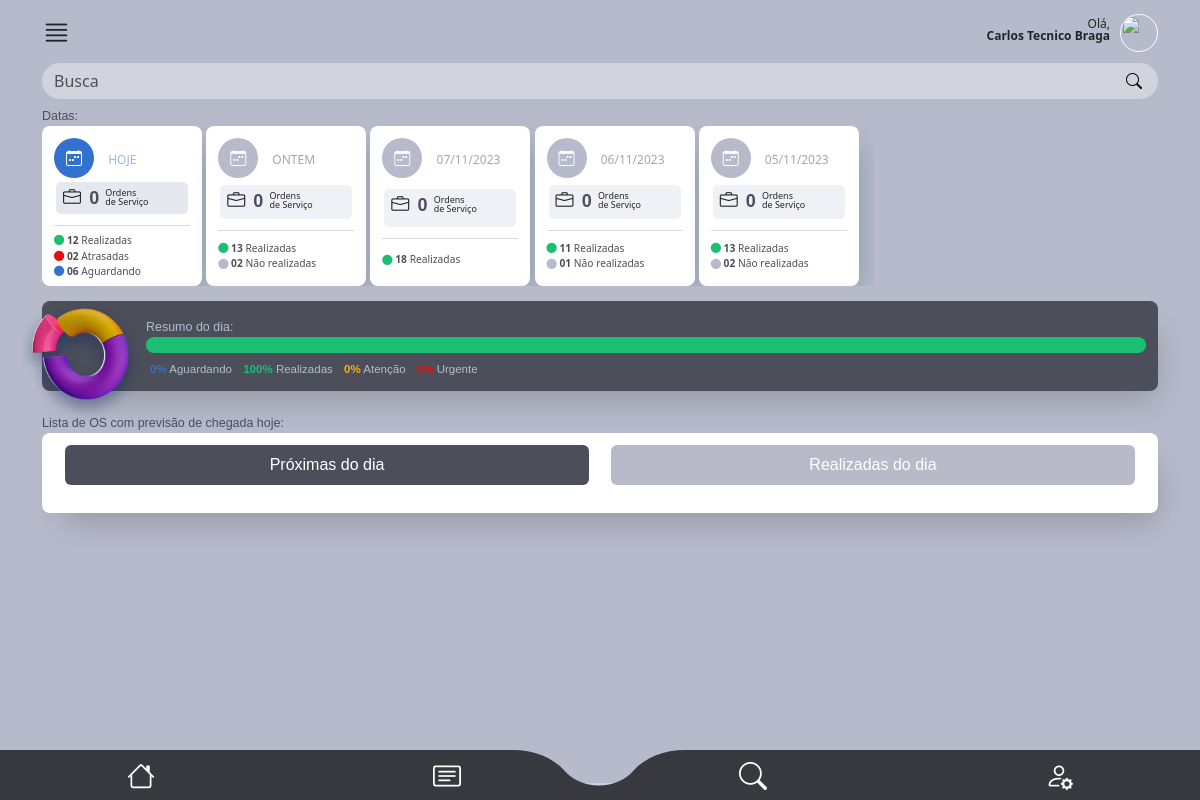
The app's page /main/dashboard/ (signed in), older data.
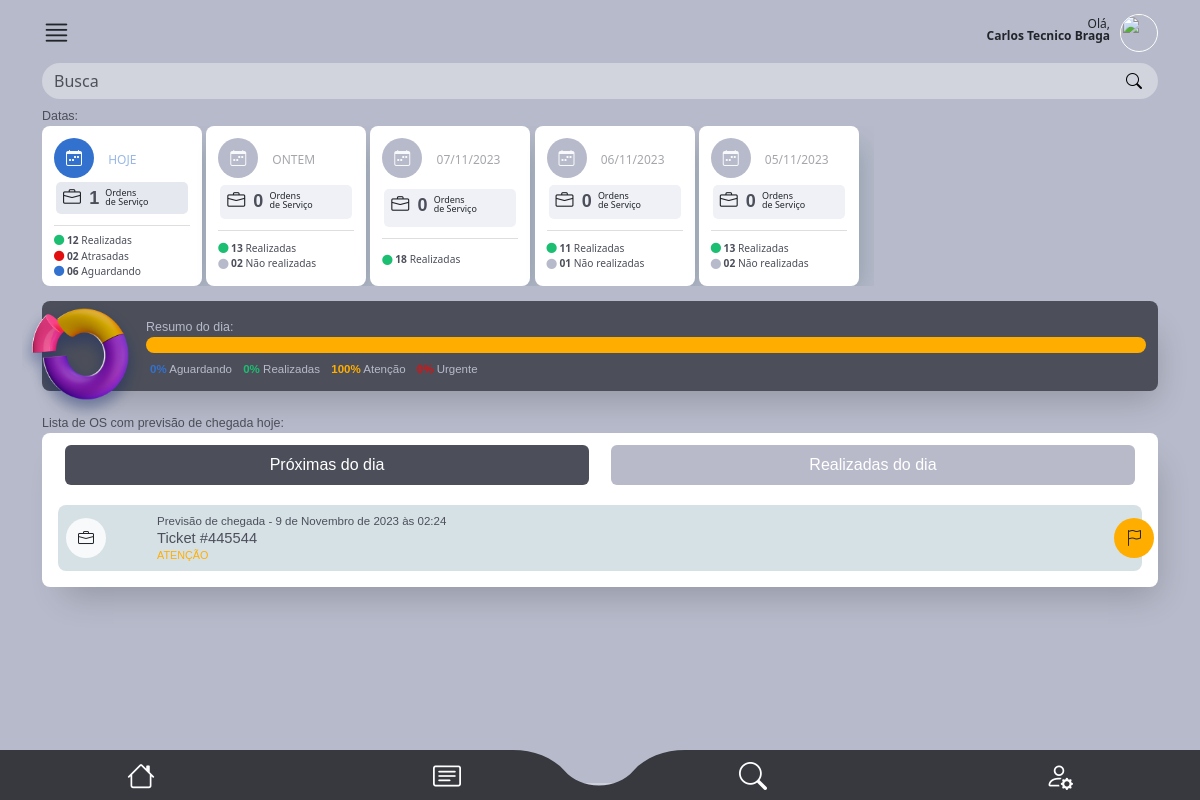
The same page, newer data.
### staff/models.py (models this page shows, shortened)
class OrdemDeServico(models.Model):
    ticket = models.CharField(max_length=200, unique=True)
    tecnico = models.ForeignKey(
        CustomUser, on_delete=models.CASCADE, related_name="ordens_técnico"
    )
    staff = models.ForeignKey(
        CustomUser, on_delete=models.CASCADE, related_name="ordens_staff"
    )
    descricao = models.TextField(max_length=600)
    previsao_chegada = models.DateTimeField()
    previsao_execucao = models.DateTimeField()
    material = models.CharField(max_length=100, validators=[MinLengthValidator(3)])
    equipamento = models.CharField(max_length=100, validators=[MinLengthValidator(3)])
    data_criacao = models.DateTimeField(auto_now_add=True)
    cliente = models.ForeignKey(Cliente, on_delete=models.CASCADE)
    contrato = models.CharField(max_length=700, null=True, blank=True)
    atividade = models.CharField(max_length=50, choices=ACTIVITY_CHOICES)
    status_tecnico = models.CharField(max_length=50, choices=TECNICAL_CHOICES)
    status = models.CharField(
        max_length=10, choices=STATUS_CHOICES, default="Aguardando"
    )
    atraso_em_minutos = models.CharField(max_length=50, null=True, blank=True, choices=ATRASO_CHOICES)
    atraso_descricao = models.TextField(max_length=400, null=True, blank=True)

### main/views.py (the view, shortened to what this page needs)
# urls.py: path("dashboard/", views.dashboard, name="dashboard"),
@user_passes_test(is_tecnico)
def dashboard(request):
    try:
        status_filter = request.GET.get("status")
        user = request.user
        today = date.today()
        yesterday = today - timedelta(days=1)
        day_before_yesterday = today - timedelta(days=2)
        three_days_ago = today - timedelta(days=3)
        four_days_ago = today - timedelta(days=4)
        today_str = today.strftime("%d/%m/%Y")
        yesterday_str = yesterday.strftime("%d/%m/%Y")
        day_before_yesterday_str = day_before_yesterday.strftime("%d/%m/%Y")
        three_days_ago_str = three_days_ago.strftime("%d/%m/%Y")
        four_days_ago_str = four_days_ago.strftime("%d/%m/%Y")
        ordens_ativas = OrdemDeServico.objects.filter(
            tecnico=user, status__in=["Atenção", "Urgente", "Aguardando"]
        )
        ordens_ativas_hoje = OrdemDeServico.objects.filter(
            tecnico=user,
            previsao_chegada__date=today,
            status__in=["Atenção", "Urgente", "Aguardando"],
        )
        ordens_finalizadas = OrdemDeServico.objects.filter(
            tecnico=user, status__in=["Concluído"]
        )
        ordens_finalizadas_hoje = OrdemDeServico.objects.filter(
            tecnico=user, status__in=["Concluído"], previsao_chegada__date=today
        )
        ordens_ativas_today = ordens_ativas.filter(previsao_chegada__date=today)
        ordens_ativas_yesterday = ordens_ativas.filter(previsao_chegada__date=yesterday)
        ordens_ativas_day_before_yesterday = ordens_ativas.filter(
            previsao_chegada__date=day_before_yesterday
        )
        ordens_ativas_three_days_ago = ordens_ativas.filter(
            previsao_chegada__date=three_days_ago
        )
        ordens_ativas_four_days_ago = ordens_ativas.filter(
            previsao_chegada__date=four_days_ago
        )
        ordens_ativas_today = ordens_ativas_today.values("status").annotate(
            total=Count("status")
        )
        ordens_ativas_yesterday = ordens_ativas_yesterday.values("status").annotate(
            total=Count("status")
        )
        ordens_ativas_day_before_yesterday = ordens_ativas_day_before_yesterday.values(
            "status"
        ).annotate(total=Count("status"))
        ordens_ativas_three_days_ago = ordens_ativas_three_days_ago.values(
            "status"
        ).annotate(total=Count("status"))
        ordens_ativas_four_days_ago = ordens_ativas_four_days_ago.values(
            "status"
        ).annotate(total=Count("status"))
        total_ordens_today = ordens_ativas_today.aggregate(total=Count("id"))
        total_ordens_yesterday = ordens_ativas_yesterday.aggregate(total=Count("id"))
        total_ordens_day_before_yesterday = (
            ordens_ativas_day_before_yesterday.aggregate(total=Count("id"))
        )
        total_ordens_three_days_ago = ordens_ativas_three_days_ago.aggregate(
            total=Count("id")
        )
        total_ordens_four_days_ago = ordens_ativas_four_days_ago.aggregate(
            total=Count("id")
        )
        all_ordens = OrdemDeServico.objects.filter(tecnico=user)
        counts = all_ordens.values("status").annotate(total=Count("status"))
        total_ordens = all_ordens.count()
        percent_concluido = 0
        percent_atencao = 0
        percent_urgente = 0
        percent_aguardando = 0
        for count in counts:
            if count["status"] == "Concluído":
                percent_concluido = round(
                    Decimal(count["total"]) / Decimal(total_ordens) * 100, 0
                )
            elif count["status"] == "Atenção":
                percent_atencao = round(
                    Decimal(count["total"]) / Decimal(total_ordens) * 100, 0
                )
            elif count["status"] == "Urgente":
                percent_urgente = round(
                    Decimal(count["total"]) / Decimal(total_ordens) * 100, 0
                )
            elif count["status"] == "Aguardando":
                percent_aguardando = round(
                    Decimal(count["total"]) / Decimal(total_ordens) * 100, 0
                )
        return render(
            request,
            "dashboard.html",
            {
                "ordens_ativas": ordens_ativas,
                "today": today_str,
                "yesterday": yesterday_str,
                "day_before_yesterday": day_before_yesterday_str,
                "three_days_ago": three_days_ago_str,
                "four_days_ago": four_days_ago_str,
                "ordens_ativas_today": ordens_ativas_today,
                "ordens_ativas_yesterday": ordens_ativas_yesterday,
                "ordens_ativas_day_before_yesterday": ordens_ativas_day_before_yesterday,
                "ordens_ativas_three_days_ago": ordens_ativas_three_days_ago,
                "ordens_ativas_four_days_ago": ordens_ativas_four_days_ago,
                "total_ordens_today": total_ordens_today["total"],
                "total_ordens_yesterday": total_ordens_yesterday["total"],
                "total_ordens_day_before_yesterday": total_ordens_day_before_yesterday[
                    "total"
                ],
                "total_ordens_three_days_ago": total_ordens_three_days_ago["total"],
                "total_ordens_four_days_ago": total_ordens_four_days_ago["total"],
                "user": user,
                "ordens_finalizadas": ordens_finalizadas,
                "percent_concluido": percent_concluido,
                "percent_atencao": percent_atencao,
                "percent_urgente": percent_urgente,
                "percent_aguardando": percent_aguardando,
                "ordens_ativas_hoje": ordens_ativas_hoje,
                "ordens_finalizadas_hoje": ordens_finalizadas_hoje,
            },
        )
    except Exception as e:
        return render(request, "error.html", {"error_message": str(e)})

### main/helpers.py (called while the page is built)
def is_tecnico(user):
    return user.groups.filter(name="Técnico").exists()

### main/templates/dashboard.html (shortened to what the changed rows need)
{% extends "base2.html" %}
{%load static%}
{% block rest %}
      <section id="dashboard_scr">
        <div class="container">
          <div class="oc_dia">
            <div class="boxes">
              <div class="box">
                <div class="box_mid">
                  <i class="bi bi-briefcase"></i>
                  <div class="qtd font-bold color04">{{total_ordens_today}}</div>
                  <p>Ordens<br>de Serviço</p>
                </div>
              </div>
            </div>
          </div>
            <div class="oc_chart">
                <div class="chart_box bg04 box-shadow">
                    <div class="bar_info">
                        <div class="bar">
                          <span class="bg02" style="width: {{percent_concluido}}%;"></span>
                          <span class="bg06" style="width: {{percent_atencao}}%;"></span>
                        </div>
                        <label class="label01 font-regular color03">
                            <span>
                                <span class="color02 font-bold">{{percent_concluido}}%</span> Realizadas
                            </span>
                            <span>
                                <span class="color06 font-bold">{{percent_atencao}}%</span> Atenção
                            </span>
                        </label>
                    </div>
                </div>
            </div>
            <div id="oc_lista">
                <div class="listas_here box-shadow">
                    <div class="tab-content" id="pills-tabContent">
                        <div class="tab-pane fade show active" id="pills-01" role="tabpanel" aria-labelledby="pills-home-tab" tabindex="0">
                            {% for ordem in ordens_ativas_hoje %}
                            <div class="oc_lista_item">
                                <a href="{% url 'os_detail' ordem.id %}" class="a-whole"></a>
                                <div class="row">
                                    <div class="col-2 col-md-1">
                                        <div class="icon bg-light"><i class="bi bi-briefcase text-dark"></i></div>
                                    </div>
                                    <div class="col-9 col-md-11">
                                        <div class="oc_l_data color04 font-light">Previsão de chegada - {{ ordem.previsao_chegada }}</div>
                                        <div class="oc_l_nome font-medium color04">Ticket #{{ ordem.ticket }}</div>
                                        <div class="oc_l_status font-medium {% if ordem.status == 'Urgente' %}color-red{% elif ordem.status == 'Atenção' %}color-yellow{% elif ordem.status == 'Aguardando' %}color-blue{% endif %}">{{ ordem.status }}</div>
                                    </div>
                                    {% if ordem.status == "Urgente" %}
                                        <div class="status_icon bg05 text-light">
                                            <i class="bi bi-exclamation-triangle-fill"></i>
                                        </div>
                                    {% elif ordem.status == "Atenção" %}
                                        <div class="status_icon bg06 text-dark">
                                            <i class="bi bi-flag"></i>
                                        </div>
                                    {% elif ordem.status == "Aguardando" %}
                                        <div class="status_icon bg01 text-light">
                                            <i class="bi bi-clock"></i>
                                        </div>
                                    {% endif %}
                                </div>
                            </div>
                            {% endfor %}
                        </div>
                </div>
            </div>
        </div>
      </section>
      {% endblock %}

Row changes from the older to the newer data that the page shows:
now on this page (row edited): OrdemDeServico: previsao_chegada "9 de Novembro de 2023 às 02:24", ticket "445544", status "ATENÇÃO"
Text that changed along with them:
{{ total_ordens_today }}: "0" → "1"
{{ percent_concluido }}: "100" → "0"
{{ percent_atencao }}: "0" → "100"
